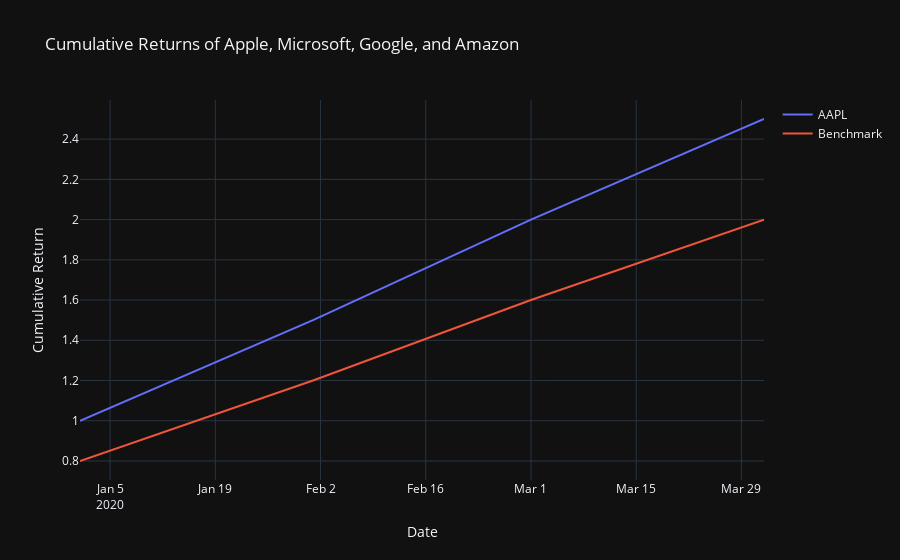

The cell this chart's notebook holds for it:
### Code cell
import plotly.graph_objects as go

# Convert PeriodIndex to string representation
df.index = df.index.astype(str)

# Create traces for each column
traces = []
for column in df.columns.levels[1]:
    trace = go.Scatter(
        x=df.index,
        y=df[('Cumulative Return', column)],
        mode='lines',
        name=column
    )
    traces.append(trace)

# Create the figure and add traces
fig = go.Figure(data=traces)

# Update layout
fig.update_layout(
    title="Cumulative Returns of Apple, Microsoft, Google, and Amazon",
    xaxis_title="Date",
    yaxis_title="Cumulative Return",
    showlegend=True,
    template='plotly_dark'  # You can choose a different template if needed
)

# Show the plot
fig.show()

### Figure 1 — Plotly figure (JSON) as saved in the notebook; plotly's stock layout.template omitted (floating-point values rounded to 4 significant figures)
{"data": [{"mode": "lines", "name": "AAPL", "type": "scatter", "x": ["2020-01", "2020-02", "2020-03", "2020-04"], "y": [1, 1.5, 2, 2.5]}, {"mode": "lines", "name": "Benchmark", "type": "scatter", "x": ["2020-01", "2020-02", "2020-03", "2020-04"], "y": [0.8, 1.2, 1.6, 2]}], "layout": {"autosize": true, "showlegend": true, "title": {"text": "Cumulative Returns of Apple, Microsoft, Google, and Amazon"}, "xaxis": {"autorange": true, "range": ["2020-01-01", "2020-04-01"], "title": {"text": "Date"}, "type": "date"}, "yaxis": {"autorange": true, "range": [0.7056, 2.594], "title": {"text": "Cumulative Return"}, "type": "linear"}}}
